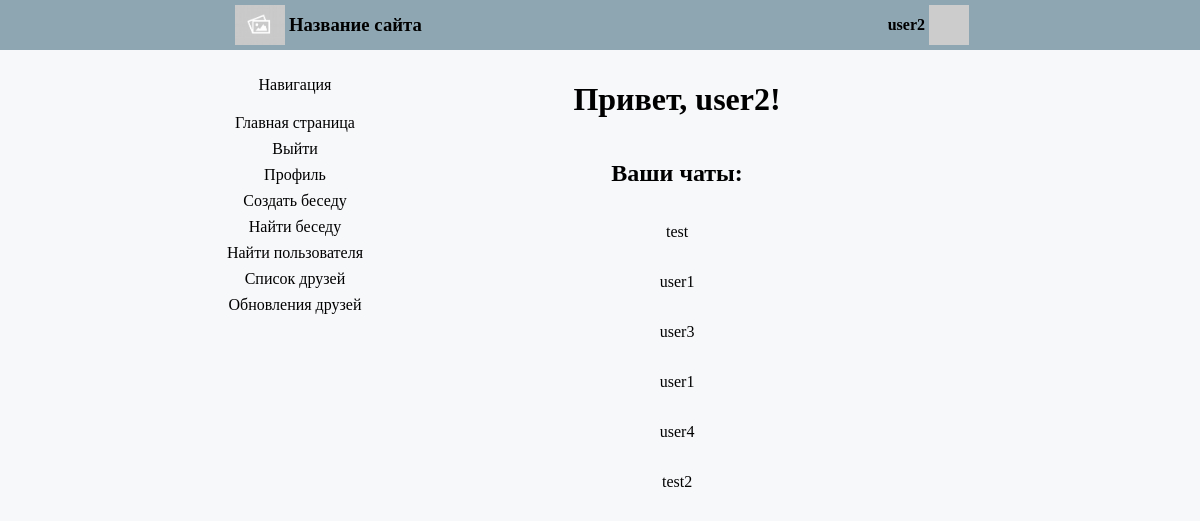
The page /index (signed in) on the database its author committed.
### app/models.py (models this page shows, shortened)
class User(UserMixin, db.Model):
    id = db.Column(db.Integer, primary_key=True)
    username = db.Column(db.String(64), index=True, unique=True)
    email = db.Column(db.String(120), index=True, unique=True)
    password_hash = db.Column(db.String(128))
    posts = db.relationship('Post', backref='author', lazy='dynamic')
    invitations = db.relationship('Invitation', backref='user', lazy='dynamic')
    about_me = db.Column(db.String(140))
    last_seen = db.Column(db.DateTime, default=datetime.now(pytz.timezone('Europe/Moscow')))
    followed = db.relationship(
        'User', secondary=followers,
        primaryjoin=(followers.c.follower_id == id),
        secondaryjoin=(followers.c.followed_id == id),
        backref=db.backref('followers', lazy='dynamic'), lazy='dynamic')
    def avatar(self, size):
        digest = md5(self.email.lower().encode('utf-8')).hexdigest()
        return 'https://www.gravatar.com/avatar/{}?d=identicon&s={}'.format(
            digest, size)

class Chat(db.Model):
    id = db.Column(db.Integer, primary_key=True)
    name = db.Column(db.String(64), index=True)
    users = db.relationship('User', secondary=user_chats, backref='chats')
    posts = db.relationship('Post', backref='chat', lazy='dynamic')
    invitations = db.relationship('Invitation', backref='chat', lazy='dynamic')

### app/routes.py (the view)
@app.route('/')
@app.route('/index')
@login_required
def index():
    invite = Invitation.query.filter_by(user=current_user).first()
    if invite is None:
        return render_template('index.html', title='Главная страница', chats=current_user.chats, count=0)
    return render_template('index.html', title='Главная страница', chats=current_user.chats,
                           invitations=current_user.invitations, count=1)

### app/models.py (called while the page is built)
@login.user_loader
def load_user(id):
    return User.query.get(int(id))

### app/routes.py (called while the page is built)
@app.before_request
def before_request():
    if current_user.is_authenticated:
        current_user.last_seen = datetime.now(pytz.timezone('Europe/Moscow'))
        db.session.commit()

### app/templates/index.html (shortened to what this page needs)
{% extends "base.html" %}
{% block content %}
    <h1>Привет, {{ current_user.username }}!</h1>
    <h2>Ваши чаты:</h2>
    {% for chat in chats %}
        {% if chat.name.find('none') == -1 %}
            <div><p><a href="{{ url_for('chat', name=chat.name) }}">{{ chat.name }} </a></p></div>
        {% elif chat.users[0] == current_user %}
            <div><p><a href="{{ url_for('chat', name=chat.name) }}">{{ chat.users[1].username }}</a></p></div>
        {% else %}
            <div><p><a href="{{ url_for('chat', name=chat.name) }}">{{ chat.users[0].username }}</a></p></div>
        {% endif %}
    {% endfor %}
{% endblock %}

### app/templates/base.html (shortened to what this page needs)
<html>
    <head>
        <link rel="stylesheet" href="../static/common.css" type="text/css"/>
    </head>
    <body>
        <header class = "first_color">
		    <div class = "name-logo">
			    <div>
				    <img src = "../static/empty.jpg"/>
			    </div>
			    <div>
				    <h3>Название сайта</h3>
			    </div>
		    </div>
            {% if current_user.is_authenticated %}
		        <div class = "user-information">
			        <div>
				        <h4>{{ current_user.username }}</h4>
			        </div>
			        <div>
				        <img src = "{{ current_user.avatar(128) }}"/>
			        </div>
		        </div>
            {% endif %}
	</header>
        <div class="content">
            <div class="site-nav">
                <p>Навигация</p>
                <a href="{{ url_for('index') }}">Главная страница</a>
                {% if current_user.is_anonymous %}
                    <a href="{{ url_for('login') }}">Войти</a>
                {% else %}
                    <a href="{{ url_for('logout') }}">Выйти</a>
                    <a href="{{ url_for('user', username=current_user.username) }}">Профиль</a>
                {% endif %}
                <a href="{{ url_for('create_chat') }}">Создать беседу</a>
                <a href="{{ url_for('search_chat') }}">Найти беседу</a>
                <a href="{{ url_for('search_user') }}">Найти пользователя</a>
                <a href="{{ url_for('list_of_friends') }}">Список друзей</a>
                <a href ="{{ url_for('news') }}"> Обновления друзей </a>
            </div>
            <div class="main-part">
                {% block content %}{% endblock %}
            </div>
        </div>
    </body>
</html>

### app/static/common.css (style rules this page uses)
.first_color { background-color: #8ea6b2; }
body { padding: 0px; margin: 0px; background-color: #f7f8fa; }
header { width: 100%; height: 50px; display: flex; justify-content: space-around; }
.name-logo img { height: 40px; align-self: center; }
.name-logo h3 { align-self: center; }
.name-logo div { height: 100%; display: flex; padding-left: 4px; }
.name-logo { height: 100%; display: flex; }
.user-information img { height: 40px; align-self: center; }
.user-information h4 { align-self: center; cursor: pointer; }
.user-information div { height: 100%; display: flex; padding-left: 4px; }
.user-information { height: 100%; display: flex; }
.content { display: flex; padding-top: 10px; width: 100%; justify-content: center; }
.site-nav { display: flex; flex-direction: column; justify-content: center; align-items: center; align-self: baseline; }
.main-part { width: 50%; display: flex; align-items: center; flex-direction: column; margin-left: 10px; }

### app/templates/base.html (style rules this page uses)
a { text-decoration: none; color: black; border: 2px solid #f7f8fa; border-radius: 5px; padding: 2px; }

### rows shown on the page
User: username "user2"
Chat: name "test"
Chat: username "user1"
Chat: username "user3"
Chat: username "user1"
Chat: username "user4"
Chat: name "test2"
